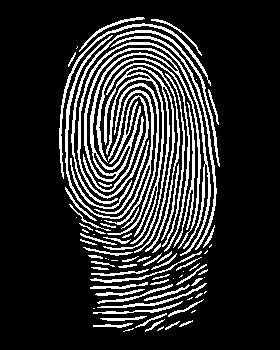
#> input picture input_images/1.jpg, 280 x 350 px; its folder holds only this picture in this run
$ python batch_eval.py
#> lines starting #> are read from the running program, lines starting #| are printed output that depends on the picture; after the words box and inside, x2 and y2 are one past the last pixel; in counts of white or black regions, pixels touching at a corner belong together
### preprocessing.py
import numpy as np
import cv2

def load_grayscale_image(image_path):
#> called with image_path = 'input_images/1.jpg'
    img = cv2.imread(image_path, cv2.IMREAD_GRAYSCALE)
#> img is the input picture: shape (350, 280); min 0, max 255, mean 45.3
    if img is None:
        raise FileNotFoundError(f'Grayscale image could not be loaded from path: {image_path}')
    h, w = img.shape
#> h = 350; w = 280
    border_mask = np.ones((h, w), dtype=bool)
    border_mask[10:-10, 10:-10] = False
    border_mean = img[border_mask].mean()
#> border_mean = 0
    if border_mean < 127:
        print('[*] Dark background detected. Inverting image to standard format (black ridges on white background)...')
        img = 255 - img
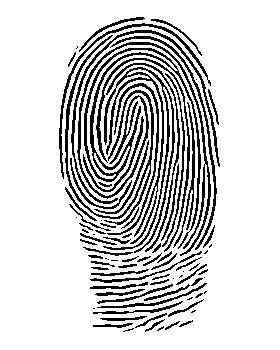
#> img: shape (350, 280); min 0, max 255, mean 209.7
    return img

def normalize_image(img):
    img_min = float(np.min(img))
#> img_min = 0
    img_max = float(np.max(img))
#> img_max = 255
    if img_max - img_min == 0:
        return np.zeros_like(img, dtype=np.uint8)
    normalized = (img.astype(float) - img_min) / (img_max - img_min) * 255.0
    return normalized.astype(np.uint8)

def histogram_equalization(img):
    hist, bins = np.histogram(img.flatten(), bins=256, range=[0, 256])
#> hist = 256 values, max 68028 at index 255, min 0 at index 37, mean 382.8; bins = 257 values from 0 to 256
    max_pixel_pct = np.max(hist) / img.size
#> max_pixel_pct = 0.694
    if max_pixel_pct > 0.5:
        print(f'  [~] Large uniform background detected ({max_pixel_pct * 100:.1f}%). Bypassing global histogram equalization.')
#|   [~] Large uniform background detected (69.4%). Bypassing global histogram equalization.
        return img
    cdf = hist.cumsum()
    cdf_m = np.ma.masked_equal(cdf, 0)
    cdf_min = cdf_m.min()
    cdf_max = cdf_m.max()
    if cdf_max - cdf_min == 0:
        return np.zeros_like(img, dtype=np.uint8)
    cdf_scaled = (cdf_m - cdf_min) * 255.0 / (cdf_max - cdf_min)
    cdf_equalized = np.ma.filled(cdf_scaled, 0).astype(np.uint8)
    return cdf_equalized[img]

# [22 lines left out: function binarize_otsu_manual, not called in this run]

def binarize_local_mean_manual(img, window_size=15, constant=10):
#> called with window_size = 15, constant = 10
    if window_size % 2 == 0:
        window_size += 1
    local_mean = cv2.blur(img.astype(float), (window_size, window_size))
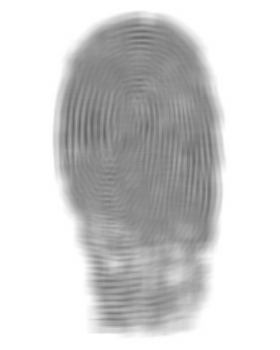
#> local_mean: shape (350, 280) float64; min 102.8, max 255, mean 209.7
    binary = np.where(img.astype(float) < local_mean - constant, 1, 0).astype(np.uint8)
#> binary: shape (350, 280); values 0 (black) and 1 (white), 17.6% white in thin lines or dots, all inside (x1, y1, x2, y2) = (59, 17, 220, 332)
    return binary

### thinning.py
import numpy as np

def zhang_suen_thinning(binary_image):
    skeleton = binary_image.copy().astype(np.uint8)
    h, w = skeleton.shape
#> h = 350; w = 280
    changed = True
    while changed:
        changed = False
        rows, cols = np.nonzero(skeleton)
        in_bounds = (rows > 0) & (rows < h - 1) & (cols > 0) & (cols < w - 1)
        rows = rows[in_bounds]
        cols = cols[in_bounds]
        to_delete_1 = []
        for r, c in zip(rows, cols):
            p2 = skeleton[r - 1, c]
            p3 = skeleton[r - 1, c + 1]
            p4 = skeleton[r, c + 1]
            p5 = skeleton[r + 1, c + 1]
            p6 = skeleton[r + 1, c]
            p7 = skeleton[r + 1, c - 1]
            p8 = skeleton[r, c - 1]
            p9 = skeleton[r - 1, c - 1]
            b_val = p2 + p3 + p4 + p5 + p6 + p7 + p8 + p9
            if not 2 <= b_val <= 6:
                continue
            transitions = 0
            neighbors = [p2, p3, p4, p5, p6, p7, p8, p9, p2]
            for i in range(8):
                if neighbors[i] == 0 and neighbors[i + 1] == 1:
                    transitions += 1
            if transitions != 1:
                continue
            if p2 * p4 * p6 != 0:
                continue
            if p4 * p6 * p8 != 0:
                continue
            to_delete_1.append((r, c))
        if len(to_delete_1) > 0:
            for r, c in to_delete_1:
                skeleton[r, c] = 0
            changed = True
        rows, cols = np.nonzero(skeleton)
        in_bounds = (rows > 0) & (rows < h - 1) & (cols > 0) & (cols < w - 1)
        rows = rows[in_bounds]
        cols = cols[in_bounds]
        to_delete_2 = []
        for r, c in zip(rows, cols):
            p2 = skeleton[r - 1, c]
            p3 = skeleton[r - 1, c + 1]
            p4 = skeleton[r, c + 1]
            p5 = skeleton[r + 1, c + 1]
            p6 = skeleton[r + 1, c]
            p7 = skeleton[r + 1, c - 1]
            p8 = skeleton[r, c - 1]
            p9 = skeleton[r - 1, c - 1]
            b_val = p2 + p3 + p4 + p5 + p6 + p7 + p8 + p9
            if not 2 <= b_val <= 6:
                continue
            transitions = 0
            neighbors = [p2, p3, p4, p5, p6, p7, p8, p9, p2]
            for i in range(8):
                if neighbors[i] == 0 and neighbors[i + 1] == 1:
                    transitions += 1
            if transitions != 1:
                continue
            if p2 * p4 * p8 != 0:
                continue
            if p2 * p6 * p8 != 0:
                continue
            to_delete_2.append((r, c))
        if len(to_delete_2) > 0:
            for r, c in to_delete_2:
                skeleton[r, c] = 0
            changed = True
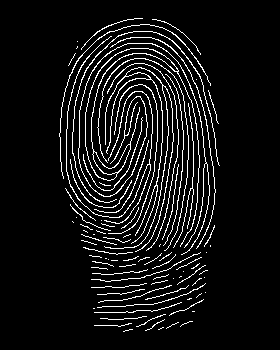
#> skeleton: shape (350, 280); values 0 (black) and 1 (white), 7.6% white in thin lines or dots, all inside (x1, y1, x2, y2) = (59, 18, 220, 332)
    return skeleton

### minutiae.py
import numpy as np
import cv2

def compute_crossing_number(skeleton_img):
    h, w = skeleton_img.shape
#> h = 350; w = 280
    minutiae_list = []
    rows, cols = np.nonzero(skeleton_img)
#> rows = 7480 values from 18 to 331; cols = 7480 values, max 219 at index 3902, min 59 at index 2907, mean 141.2
    in_bounds = (rows > 0) & (rows < h - 1) & (cols > 0) & (cols < w - 1)
    rows = rows[in_bounds]
    cols = cols[in_bounds]
    for r, c in zip(rows, cols):
        p2 = int(skeleton_img[r - 1, c])
        p3 = int(skeleton_img[r - 1, c + 1])
        p4 = int(skeleton_img[r, c + 1])
        p5 = int(skeleton_img[r + 1, c + 1])
        p6 = int(skeleton_img[r + 1, c])
        p7 = int(skeleton_img[r + 1, c - 1])
        p8 = int(skeleton_img[r, c - 1])
        p9 = int(skeleton_img[r - 1, c - 1])
        neighbors = [p2, p3, p4, p5, p6, p7, p8, p9, p2]
        cn = 0.5 * sum((abs(neighbors[i] - neighbors[i + 1]) for i in range(8)))
        if cn == 1.0:
            minutiae_list.append((r, c, 1, 'Ending', 1))
        elif cn == 3.0:
            minutiae_list.append((r, c, 3, 'Bifurcation', 3))
#> this loop made 7480 passes
#> (r, c, p2, p3, p4, p5, p6, p7) on passes 1 to 3: (18, 134, 0, 0, 1, 0, 0, 1), (18, 135, 0, 0, 1, 0, 0, 0), (18, 136, 0, 0, 1, 0, 0, 0)
    return minutiae_list

def create_eroded_foreground_mask(binary_img, erode_size=15):
#> called with erode_size = 20
    h, w = binary_img.shape
    mask = np.zeros((h, w), dtype=np.uint8)
    coords = np.argwhere(binary_img == 1)
    if len(coords) == 0:
        return mask
    pts = coords[:, [1, 0]]
    hull = cv2.convexHull(pts)
    cv2.drawContours(mask, [hull], -1, 1, thickness=-1)
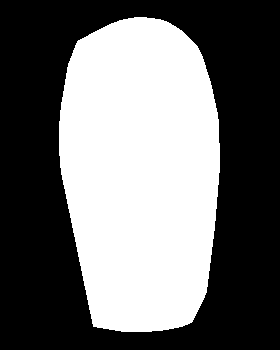
#> mask: shape (350, 280); values 0 (black) and 1 (white), 43.3% white; 1 white region, box (x1, y1, x2, y2) and area: (59, 17, 220, 332) 42391
    ksize = erode_size
    if ksize % 2 == 0:
        ksize += 1
    local_sum = cv2.boxFilter(mask.astype(float), -1, (ksize, ksize), normalize=False)
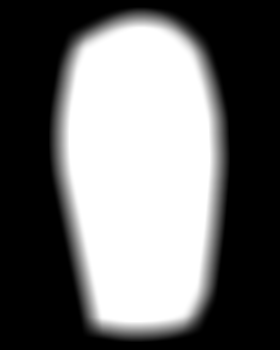
#> local_sum: shape (350, 280) float64; min 0, max 441, mean 190.8; drawn with min black and max white
    eroded_mask = np.where(local_sum >= ksize * ksize - 0.5, 1, 0).astype(np.uint8)
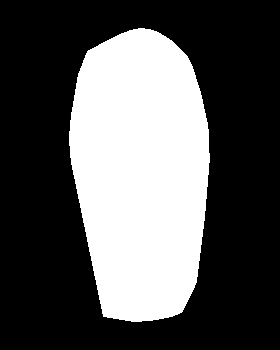
#> eroded_mask: shape (350, 280); values 0 (black) and 1 (white), 34% white; 1 white region, box (x1, y1, x2, y2) and area: (69, 28, 210, 322) 33278
    return eroded_mask

def prune_minutiae(minutiae_list, skeleton_img, border_mask, dist_threshold=10):
#> called with dist_threshold = 10
    border_filtered = []
    for m in minutiae_list:
        r, c, cn, name, tid = m
        if border_mask[r, c] == 1:
            border_filtered.append(m)
#> this loop made 178 passes
#> m on passes 1 to 3: (18, 142, 1, 'Ending', 1), (19, 152, 1, 'Ending', 1), (36, 111, 1, 'Ending', 1)
    n = len(border_filtered)
    discard_indices = set()
    dist_threshold_sq = dist_threshold ** 2
    for i in range(n):
        for j in range(i + 1, n):
            r1, c1, _, _, _ = border_filtered[i]
            r2, c2, _, _, _ = border_filtered[j]
            dist_sq = (r1 - r2) ** 2 + (c1 - c2) ** 2
            if dist_sq < dist_threshold_sq:
                discard_indices.add(i)
                discard_indices.add(j)
    pruned_list = [border_filtered[i] for i in range(n) if i not in discard_indices]
    return pruned_list

def trace_ridge_path(skeleton_img, start_point, neighbor_point, max_steps=8):
    h, w = skeleton_img.shape
    path = [start_point, neighbor_point]
    visited = {start_point, neighbor_point}
    curr = neighbor_point
    for _ in range(max_steps - 1):
        r, c = curr
        neighbors_cand = []
        for dr in [-1, 0, 1]:
            for dc in [-1, 0, 1]:
                if dr == 0 and dc == 0:
                    continue
                nr, nc = (r + dr, c + dc)
                if 0 <= nr < h and 0 <= nc < w:
                    if skeleton_img[nr, nc] == 1 and (nr, nc) not in visited:
                        neighbors_cand.append((nr, nc))
        if len(neighbors_cand) == 0:
            break
        next_pixel = neighbors_cand[0]
        path.append(next_pixel)
        visited.add(next_pixel)
        curr = next_pixel
    return path

def compute_angle_difference(a, b):
    diff = abs(a - b)
    return min(diff, 2 * np.pi - diff)

def compute_minutiae_orientations(minutiae_list, skeleton_img, window_size=9, max_steps=8):
#> called with window_size = 9, max_steps = 8
    h, w = skeleton_img.shape
    oriented_minutiae = []
    for m in minutiae_list:
        r, c, cn, name, tid = m
        neighbors_skeleton = []
        for dr in [-1, 0, 1]:
            for dc in [-1, 0, 1]:
                if dr == 0 and dc == 0:
                    continue
                nr, nc = (r + dr, c + dc)
                if 0 <= nr < h and 0 <= nc < w:
                    if skeleton_img[nr, nc] == 1:
                        neighbors_skeleton.append((nr, nc))
        paths = []
        for neighbor in neighbors_skeleton:
            path = trace_ridge_path(skeleton_img, (r, c), neighbor, max_steps)
            paths.append(path)
        angles = []
        for path in paths:
            if len(path) < 2:
                continue
            start_y, start_x = path[0]
            end_y, end_x = path[-1]
            dx = float(end_x - start_x)
            dy = float(start_y - end_y)
            theta = np.arctan2(dy, dx)
            if theta < 0:
                theta += 2 * np.pi
            angles.append((theta, path))
        final_angle_rad = 0.0
        if tid == 1:
            if len(angles) == 0:
                continue
            final_angle_rad = angles[0][0]
        elif tid == 3:
            if len(angles) != 3:
                continue
            theta1, theta2, theta3 = (angles[0][0], angles[1][0], angles[2][0])
            diff_12 = compute_angle_difference(theta1, theta2)
            diff_23 = compute_angle_difference(theta2, theta3)
            diff_31 = compute_angle_difference(theta3, theta1)
            min_diff = min(diff_12, diff_23, diff_31)
            if min_diff == diff_12:
                final_angle_rad = theta3
            elif min_diff == diff_23:
                final_angle_rad = theta1
            else:
                final_angle_rad = theta2
        final_angle_deg = int(round(final_angle_rad * 180.0 / np.pi)) % 360
        oriented_minutiae.append({'y': r, 'x': c, 'type_id': tid, 'type_name': name, 'angle_rad': final_angle_rad, 'angle_deg': final_angle_deg})
#> this loop made 31 passes
#> m on passes 1 to 12: (47, 110, 1, 'Ending', 1), (71, 177, 3, 'Bifurcation', 3), (74, 165, 1, 'Ending', 1), (76, 125, 3, 'Bifurcation', 3), (79, 150, 3, 'Bifurcation', 3), (85, 162, 3, 'Bifurcation', 3), (93, 107, 1, 'Ending', 1), (103, 188, 1, 'Ending', 1), (117, 142, 1, 'Ending', 1), (134, 114, 1, 'Ending', 1), (135, 124, 3, 'Bifurcation', 3), (140, 148, 1, 'Ending', 1)
    return oriented_minutiae

### encoding.py
# SAFETY_CAP is NOT a template-size limit.
# It is a last-resort guard against runaway false-positives on pathologically
# noisy / corrupt images. Real minutiae-count variation is determined entirely
# by the upstream quality filters (border mask, distance pruning, bifurcation
# confirmation). Lower this only if a specific noisy image is causing problems.
SAFETY_CAP = 50
BITS_X      = 9
BITS_Y      = 9
BITS_TYPE   = 1
BITS_ANGLE  = 9
BITS_PER_M  = BITS_X + BITS_Y + BITS_TYPE + BITS_ANGLE

def encode_single_minutia(minutia_dict):
    x     = minutia_dict['x']
    y     = minutia_dict['y']
    tid   = minutia_dict['type_id']
    angle = minutia_dict['angle_deg']

    x_bin     = format(min(x,     (1 << BITS_X)     - 1), f'0{BITS_X}b')
    y_bin     = format(min(y,     (1 << BITS_Y)     - 1), f'0{BITS_Y}b')
    tid_bin   = format(min(tid,   (1 << BITS_TYPE)  - 1), f'0{BITS_TYPE}b')
    angle_bin = format(min(angle, (1 << BITS_ANGLE) - 1), f'0{BITS_ANGLE}b')

    formatted_code = f'{x_bin}-{y_bin}-{tid_bin}-{angle_bin}'
    raw_bit_string = x_bin + y_bin + tid_bin + angle_bin
    bit_count      = len(raw_bit_string)
    return (formatted_code, raw_bit_string, bit_count)

def sort_minutiae_row_major(oriented_minutiae):
    return sorted(oriented_minutiae, key=lambda m: (m['y'], m['x']))

def generate_final_bitstream(sorted_minutiae):
    capped     = sorted_minutiae[:SAFETY_CAP]
    table_rows = []
    bitstream_parts = []
    for i, m in enumerate(capped):
        formatted_code, raw_bits, bit_count = encode_single_minutia(m)
        bitstream_parts.append(raw_bits)
        table_rows.append({
            'no': i + 1,
            'x': m['x'], 'y': m['y'],
            'type_num': m['type_id'], 'type_name': m['type_name'],
            'angle_rad': m['angle_rad'], 'angle_deg': m['angle_deg'],
            'binary_code': formatted_code, 'bit_count': bit_count
        })
#> this loop made 26 passes
    final_bitstream = ''.join(bitstream_parts)
    total_bits  = len(final_bitstream)
    count_0s    = final_bitstream.count('0')
    count_1s    = final_bitstream.count('1')
    return {
        'table_rows': table_rows,
        'bitstream': final_bitstream,
        'total_bits': total_bits,
        'count_0s': count_0s,
        'count_1s': count_1s
    }

### batch_eval.py
import os
import csv
import traceback
import statistics

import preprocessing
import thinning
import minutiae as minutiae_mod
import encoding

SUPPORTED_EXTS = {'.jpg', '.jpeg', '.png', '.bmp'}
INPUT_DIR      = 'input_images'
OUTPUT_CSV     = 'minutiae_batch_report.csv'
CSV_FIELDS     = ['filename', 'total_minutiae', 'bitstream_bits', 'ending_count', 'bifurcation_count']


def process_image(image_path):
    img      = preprocessing.load_grayscale_image(image_path)
    img_norm = preprocessing.normalize_image(img)
    img_eq   = preprocessing.histogram_equalization(img_norm)
    binary   = preprocessing.binarize_local_mean_manual(img_eq, window_size=15, constant=10)
    skeleton = thinning.zhang_suen_thinning(binary)

    all_m    = minutiae_mod.compute_crossing_number(skeleton)
    mask     = minutiae_mod.create_eroded_foreground_mask(binary, erode_size=20)
    pruned   = minutiae_mod.prune_minutiae(all_m, skeleton, mask, dist_threshold=10)
    oriented = minutiae_mod.compute_minutiae_orientations(pruned, skeleton)
    sorted_m = encoding.sort_minutiae_row_major(oriented)
    stats    = encoding.generate_final_bitstream(sorted_m)

    rows           = stats['table_rows']
    ending_count   = sum(1 for r in rows if r['type_num'] == 1)
    bifurc_count   = sum(1 for r in rows if r['type_num'] == 3)
    total_minutiae = len(rows)
    bitstream_bits = stats['total_bits']

    return {
        'filename':         os.path.basename(image_path),
        'total_minutiae':   total_minutiae,
        'bitstream_bits':   bitstream_bits,
        'ending_count':     ending_count,
        'bifurcation_count': bifurc_count,
    }


def print_summary_stats(results):
    minutiae_vals = [r['total_minutiae']  for r in results]
    bits_vals     = [r['bitstream_bits']  for r in results]

    def fmt(label, values):
        n = len(values)
        if n == 0:
            print(f"  {label}: no data")
            return
        mean   = statistics.mean(values)
        med    = statistics.median(values)
        mn     = min(values)
        mx     = max(values)
        stdev  = statistics.stdev(values) if n > 1 else 0.0
        print(f"  {label:<20}  mean={mean:.2f}  median={med:.1f}  min={mn}  max={mx}  stdev={stdev:.2f}")

    print()
    print('=' * 70)
    print('SUMMARY STATISTICS')
    print('=' * 70)
    fmt('total_minutiae', minutiae_vals)
    fmt('bitstream_bits', bits_vals)
    print('=' * 70)


def main():
    image_files = sorted(
        f for f in os.listdir(INPUT_DIR)
        if os.path.splitext(f)[1].lower() in SUPPORTED_EXTS
    )

    if not image_files:
        print(f'[!] No supported images found in "{INPUT_DIR}/".')
        return

    print(f'[*] Found {len(image_files)} image(s) in "{INPUT_DIR}/". Starting batch evaluation...')
    print('=' * 70)

    results = []
    failures = []

    for fname in image_files:
        path = os.path.join(INPUT_DIR, fname)
        print(f'[>] Processing: {fname}')
        try:
            row = process_image(path)
            results.append(row)
            print(f'    minutiae={row["total_minutiae"]}  bits={row["bitstream_bits"]}  '
                  f'endings={row["ending_count"]}  bifurcations={row["bifurcation_count"]}')
#|     minutiae=26  bits=728  endings=19  bifurcations=7
        except Exception as exc:
            failures.append((fname, str(exc)))
            print(f'    [!] FAILED — {exc}')
            traceback.print_exc()

    print()
    print('=' * 70)
    print(f'BATCH RESULTS  ({len(results)} succeeded, {len(failures)} failed)')
#| BATCH RESULTS  (1 succeeded, 0 failed)
    print('=' * 70)
    header = f"  {'filename':<20} {'minutiae':>9} {'bits':>6} {'endings':>8} {'bifurcations':>13}"
    print(header)
    print('  ' + '-' * (len(header) - 2))
    for r in results:
        print(f"  {r['filename']:<20} {r['total_minutiae']:>9} {r['bitstream_bits']:>6} "
              f"{r['ending_count']:>8} {r['bifurcation_count']:>13}")
#> this loop made 1 pass
#|   1.jpg                       26    728       19             7

    if failures:
        print()
        print('  Failed images:')
        for fname, err in failures:
            print(f'    - {fname}: {err}')

    with open(OUTPUT_CSV, 'w', newline='') as f:
        writer = csv.DictWriter(f, fieldnames=CSV_FIELDS)
        writer.writeheader()
        writer.writerows(results)
    print()
    print(f'[+] CSV report saved → {OUTPUT_CSV}')

    if results:
        print_summary_stats(results)
#|   total_minutiae        mean=26.00  median=26.0  min=26  max=26  stdev=0.00
#|   bitstream_bits        mean=728.00  median=728.0  min=728  max=728  stdev=0.00


if __name__ == '__main__':
    main()

$ run again, on input_images/3.jpg
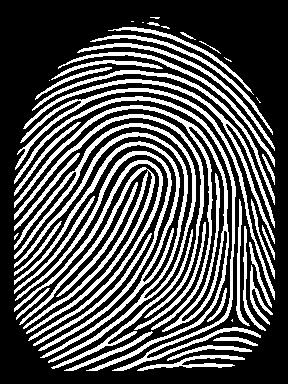
#> input picture input_images/3.jpg, 288 x 384 px
#> in load_grayscale_image, img is the input picture: shape (384, 288); min 0, max 255, mean 82.2
#> border_mean = 0.0523
#> img_min = 0
#> img_max = 255
#> hist = 256 values, max 57543 at index 255, min 0 at index 9, mean 432; bins = 257 values from 0 to 256
#> max_pixel_pct = 0.52
#|   [~] Large uniform background detected (52.0%). Bypassing global histogram equalization.
#> binary: shape (384, 288); values 0 (black) and 1 (white), 32.2% white; 50 white regions (9 under 20 px), largest, box (x1, y1, x2, y2) and area: (14, 123, 196, 363) 3875, (14, 105, 229, 371) 3800, (14, 96, 261, 371) 2454
#> after the loop in zhang_suen_thinning, `while changed:`:
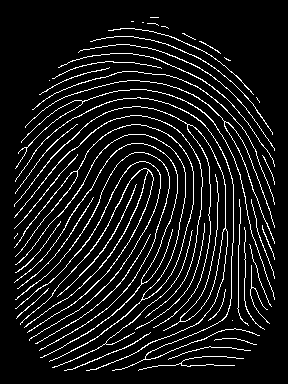
#> skeleton: shape (384, 288); values 0 (black) and 1 (white), 9.1% white in thin lines or dots, all inside (x1, y1, x2, y2) = (14, 17, 275, 371)
#> rows = 10092 values from 17 to 370; cols = 10092 values, max 274 at index 2949, min 14 at index 4719, mean 146.3
#> the loop in compute_crossing_number, `for r, c in zip(rows, cols):` made 10092 passes
#> (r, c, p2, p3, p4, p5, p6, p7) on passes 1 to 3: (17, 150, 0, 0, 1, 0, 0, 0), (17, 151, 0, 0, 1, 0, 0, 0), (17, 152, 0, 0, 1, 0, 0, 0)
#> mask: shape (384, 288); values 0 (black) and 1 (white), 72.1% white; 1 black region, box (x1, y1, x2, y2) and area: (0, 0, 288, 384) 30847
#> in create_eroded_foreground_mask, `eroded_mask = np.where(local_sum >= ksize * ksize - 0.5, 1, 0).astype(..`:
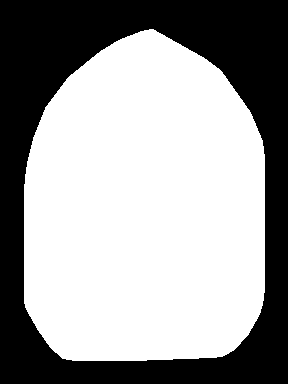
#> eroded_mask: shape (384, 288); values 0 (black) and 1 (white), 61.4% white; 1 black region, box (x1, y1, x2, y2) and area: (0, 0, 288, 384) 42738
#> the loop in prune_minutiae, `for m in minutiae_list:` made 124 passes
#> m on passes 1 to 8: (17, 150, 1, 'Ending', 1), (17, 158, 1, 'Ending', 1), (21, 131, 1, 'Ending', 1), (21, 133, 1, 'Ending', 1), (22, 142, 1, 'Ending', 1), (22, 143, 1, 'Ending', 1), (23, 147, 1, 'Ending', 1), (25, 158, 1, 'Ending', 1)
#> the loop in compute_minutiae_orientations, `for m in minutiae_list:` made 40 passes
#> m on passes 1 to 8: (67, 109, 1, 'Ending', 1), (68, 161, 1, 'Ending', 1), (101, 82, 3, 'Bifurcation', 3), (121, 224, 3, 'Bifurcation', 3), (124, 77, 1, 'Ending', 1), (124, 187, 3, 'Bifurcation', 3), (154, 77, 1, 'Ending', 1), (155, 262, 1, 'Ending', 1)
#> the loop in generate_final_bitstream, `for i, m in enumerate(capped):` made 37 passes
#|     minutiae=37  bits=1036  endings=28  bifurcations=9
#| BATCH RESULTS  (1 succeeded, 0 failed)
#> the loop in main, `for r in results:` made 1 pass
#|   3.jpg                       37   1036       28             9
#|   total_minutiae        mean=37.00  median=37.0  min=37  max=37  stdev=0.00
#|   bitstream_bits        mean=1036.00  median=1036.0  min=1036  max=1036  stdev=0.00
